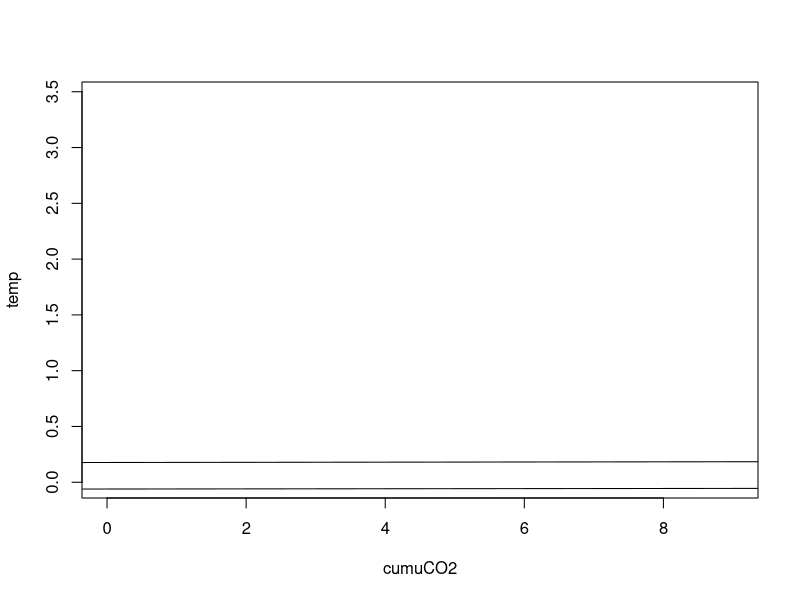
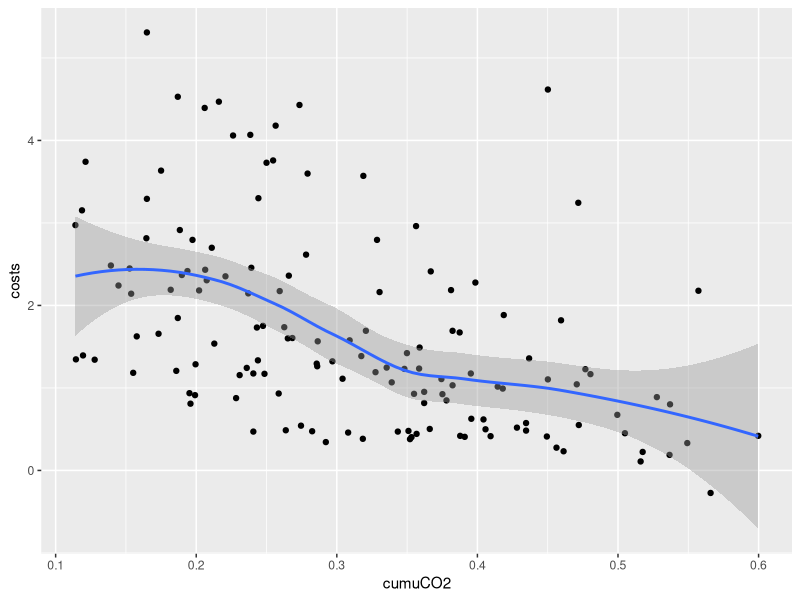
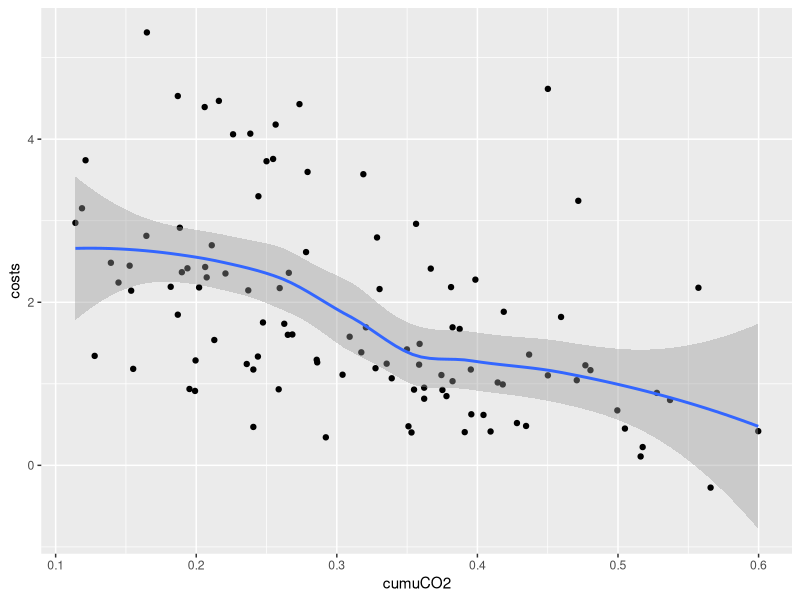
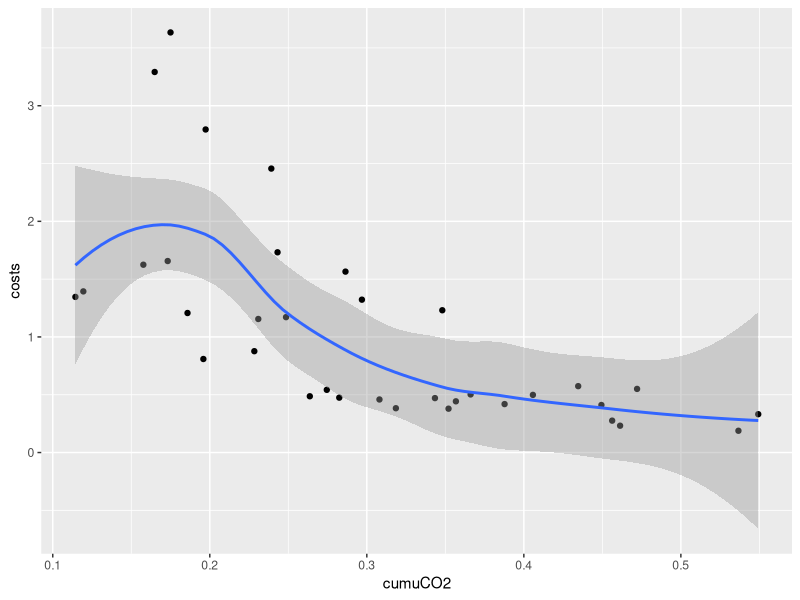
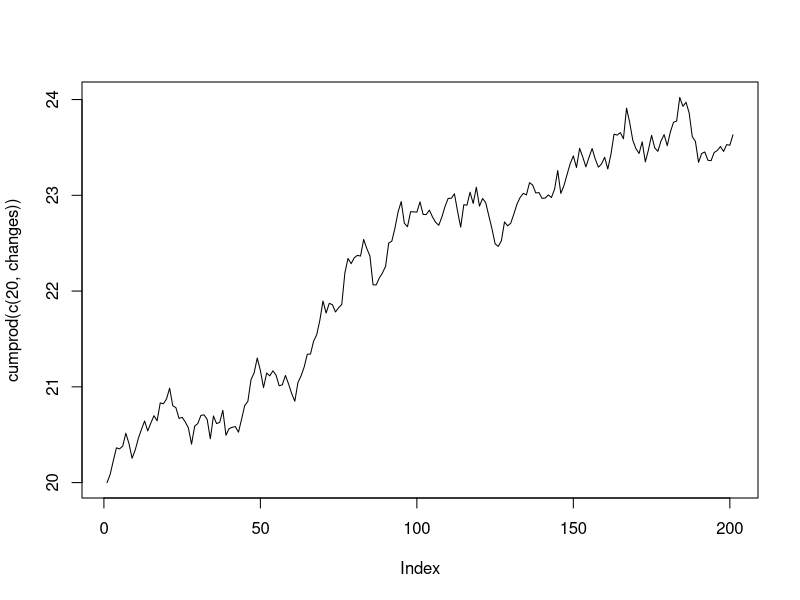

Reproduce these figures in R, in order.
# dit is een test voor github
setwd("~/disks/y/ontwapps/Timer/Users/Stijn/Model/")

library(ggplot2)

#----------- Relatie cumulatieve CO2 <-> temperatuur -----------------

# data inlezen
cumuvstempLL <- read.csv(file = "Databases/cumuvstemp_lowerlimit.txt", header = TRUE)
cumuvstempUL <- read.csv(file = "Databases/cumuvstemp_upperlimit.txt", header = TRUE)

# plaatje
plot(cumuvstempLL,xlim=c(0,9))
# rechte lijn best fit
fLL <- lm(data = cumuvstempLL, temp ~ cumuCO2)
abline(fLL)

# plaatje
points(cumuvstempUL,xlim=c(0,9000))
# rechte lijn best fit
fUL <- lm(data = cumuvstempUL, temp ~ cumuCO2)
abline(fUL)

# gemiddelde lijn
intercept = (coef(fLL)[1] + coef(fUL)[1])/2
slope = (coef(fLL)[2] + coef(fUL)[2])/2
abline(intercept, slope)



#----------- Relatie cumulatieve CO2 <-> kosten -------------------

# data inlezen
cumuvscostsGE <- read.csv(file = "Databases/cumuCO2vscostsGEmodels.txt", header = TRUE)
cumuvscostsPE <- read.csv(file = "Databases/cumuCO2vscostsPEmodels.txt", header = TRUE)
cumuvscostsAllE <- read.csv(file = "Databases/cumuCO2vscostsAllEmodels.txt", header = TRUE)

ggplot(cumuvscostsAllE, aes(cumuCO2,costs)) +
  geom_point() +
  geom_smooth()

ggplot(cumuvscostsGE, aes(cumuCO2,costs)) +
  geom_point() +
  geom_smooth()

ggplot(cumuvscostsPE, aes(cumuCO2,costs)) +
  geom_point() +
  geom_smooth()


#------------- Monte Carlo tests ---------------------

runs <- 100000
one.trial <- function(){sum(sample(c(0,1),10,replace=T)) >3}
reps <- replicate(runs,one.trial())
mc.binom <- sum(reps)/runs
mc.binom

runs <- 100
xs <- runif(runs,min=-0.5,max=0.5)
ys <- runif(runs,min=-0.5,max=0.5)
in.circle <- xs^2 + ys^2 <= 0.5^2
sum(in.circle)

days <- 200
changes <- rnorm(days,mean=1.001,sd=0.005)
changes
cumprod(c(20,changes))
plot(cumprod(c(20,changes)),type='l')
